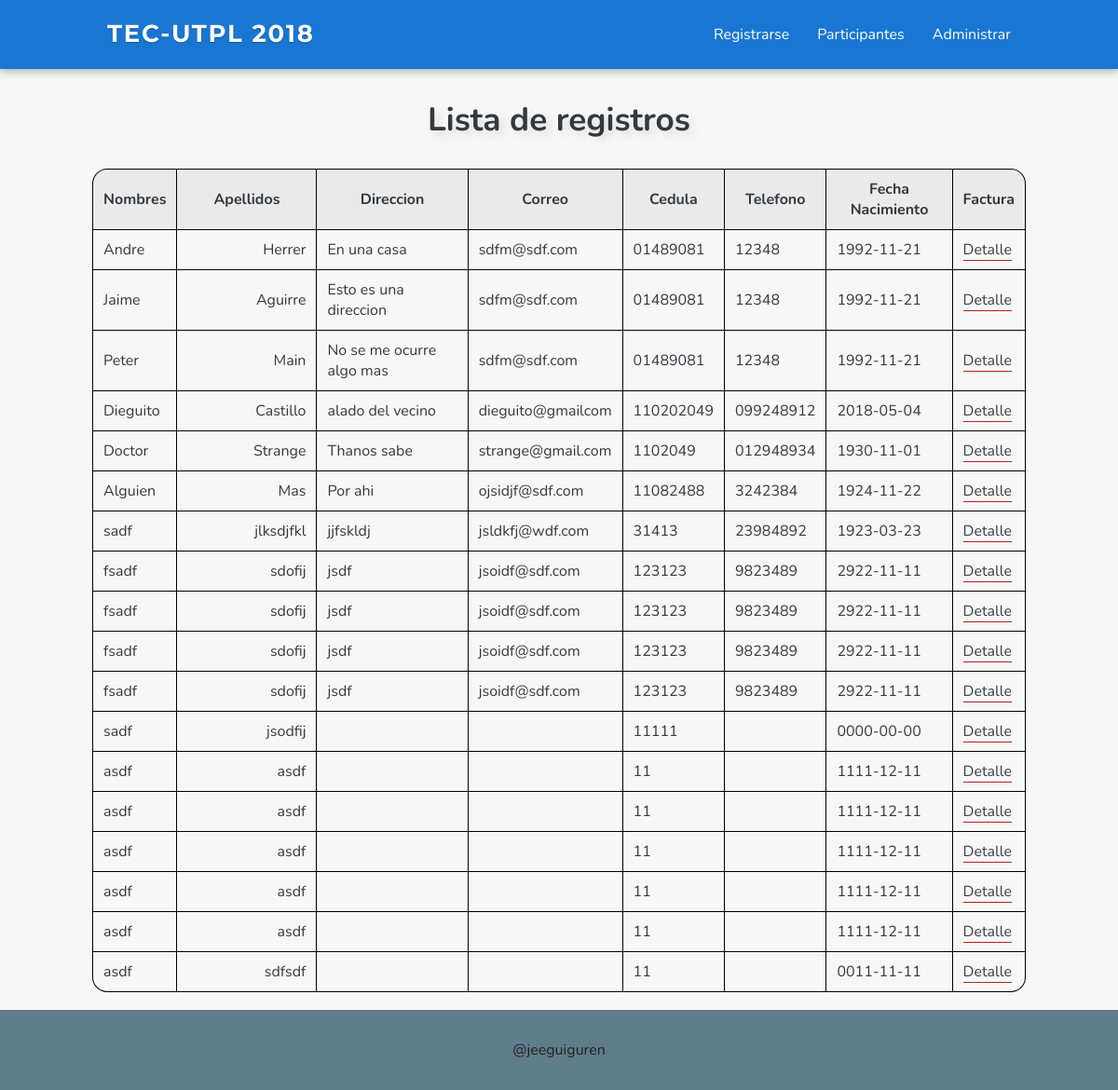
Page /ejemplo3/internas/list_registros.php on the committed database.
### tables this page shows
CREATE TABLE `registros` (
  `id` int(11) NOT NULL,
  `nombres` varchar(100) NOT NULL,
  `apellidos` varchar(100) NOT NULL,
  `direccion` varchar(100) NOT NULL,
  `correo` varchar(100) NOT NULL,
  `cedula` varchar(10) NOT NULL,
  `telefono` varchar(10) NOT NULL,
  `fecha_nacimiento` date NOT NULL,
  `tipo` varchar(1) NOT NULL,
  `curso` varchar(1) NOT NULL,
  `taller` varchar(10) NOT NULL
);

### ejemplo3/internas/list_registros.php (the view, shortened to what this page needs)
<!DOCTYPE html>
<html lang="en">
<head>
	<link rel="stylesheet" href="../css/normalize.css">
	<link rel="stylesheet" href="../css/main.css">
	<link rel="stylesheet" href="../css/registros.css">
</head>
<body>
<header class="clearfix">
	<section>
		<a href="../index.php"><h1>TEC-UTPL 2018</h1></a>
		<nav id="nav-bar">
			<ul class="clearfix">
				<li><a href="../formulario.php">Registrarse</a></li>
				<li><a href="list_registros.php">Participantes</a></li>
				<li><a href="../admin.php">Administrar</a></li>
			</ul>
		</nav>
	</section>
</header>
<h1>Lista de registros</h1>
<main>
<?php
	include("../dll/mysql.php");
	$query = "select * from registros";
	$registros = mysqli_query($link, $query) or die('error de sql');
?>
	<table>
		<tr>
			<th>Nombres</th>
			<th>Apellidos</th>
			<th>Direccion</th>
			<th>Correo</th>
			<th>Cedula</th>
			<th>Telefono</th>
			<th>Fecha Nacimiento</th>
			<th>Factura</th>
		</tr>
	<?php
		while ($registro = mysqli_fetch_array($registros,MYSQLI_ASSOC)) {
		$id_actual = $registro['id'];
	?>
		<tr>
			<td><?php echo $registro['nombres'] ?></td>
			<td><?php echo $registro['apellidos'] ?></td>
			<td><?php echo $registro['direccion'] ?></td>
			<td><?php echo $registro['correo'] ?></td>
			<td><?php echo $registro['cedula'] ?></td>
			<td><?php echo $registro['telefono'] ?></td>
			<td><?php echo $registro['fecha_nacimiento'] ?></td>
			<td><a href="factura.php?registro_id=<?php echo $id_actual ?>">Detalle</a></td>
		</tr>
	<?php } ?>
	</table>
</main>
<footer>
	<p>@jeeguiguren</p>
</footer>
</body>
</html>

### ejemplo3/css/main.css (style rules this page uses)
*, *:before, *:after { -moz-box-sizing: border-box; -webkit-box-sizing: border-box; box-sizing: border-box; }
html { height: 100%; box-sizing: border-box; }
a { text-decoration: none; color: #384047; }
body { font-family: 'Nunito', sans-serif; color: #32393f; min-width: 300px; padding-bottom: 6rem; min-height: 100%; margin: 0; position: relative; }
h1 { margin: 50px 0 30px 0; text-align: center; display: block; text-shadow: 5px 5px 8px rgba(0,0,0,.1); font-size: 2.5em; }
header { background: #1976D2; width: 100%; box-shadow: 0 0 10px 1px rgba(0,0,0,.4); }
header h1 { color: #fff; margin: 0; padding: .9em 0 0 0; text-align: center; font-family: 'Montserrat', sans-serif; color: white; font-size: 1.625rem; letter-spacing: .065em; line-height: 1.3; text-shadow: 0 1px 1px rgba(0,0,0,.3); text-transform: uppercase; }
#nav-bar ul { padding: 0; padding-bottom: .8em; list-style: none; text-align: center; }
#nav-bar ul li { padding: .5em 0; }
#nav-bar a { color: #fff; border-bottom: 1px solid #1976D2; transition: all .3s ease-in-out; }
footer { position: absolute; right: 0; left: 0; bottom: 0; padding: 1rem; text-align: center; background-color: #607D8B; color: #212121; }
@media (min-width: 769px) { header { padding: 10px 0; } }
@media (min-width: 769px) { header h1 { display: inline-block; padding: 10px 15px; } }
@media (min-width: 769px) { #nav-bar { float: right; padding: 0; } }
@media (min-width: 769px) { #nav-bar ul { padding: 0; } }
@media (min-width: 769px) { #nav-bar ul li { float: left; padding: 0; margin: 0 15px; } }
@media (min-width: 769px) { #nav-bar a { padding: 10px 0; } }
@media (min-width: 769px) { .clearfix::after { content: " "; display: table; clear: both; } }
@media (min-width: 1025px) { header section { margin: 0 auto; max-width: 1000px; } }
@media (min-width: 1025px) { h1 { font-size: 3.5em; } }

### ejemplo3/css/registros.css (style rules this page uses)
*, *:before, *:after { -moz-box-sizing: border-box; -webkit-box-sizing: border-box; box-sizing: border-box; }
body { font-family: 'Nunito', sans-serif; color: #32393f; min-width: 415px; background: #f7f7f7; }
table, th, td { border: 1px solid black; }
h1 { font-size: 2.2em; margin: 30px 0 10px 0; }
main { min-width: 400px; overflow: scroll; }
table { width: 100%; margin: 5px 5% 30px 5%; border-collapse: collapse; border-radius: 15px; border-style: hidden; box-shadow: 0 0 0 1px #000; }
th { background: rgba(116,116,116,.1); }
table tr:first-child th:first-child { border-top-left-radius: 15px; }
table tr:first-child th:last-child { border-top-right-radius: 15px; }
th, td { padding: 10px 11px; }
tr td:nth-child(2) { text-align: right; width: 15%; }
table a { border-bottom: 1px solid firebrick; background: #f7f7f7; padding-top: 2px; transition: all .3s ease-in-out; border-top-left-radius: 5px; border-top-right-radius: 5px; }
@media (min-width: 1025px) { main { width: 90%; max-width: 1000px; margin: 0 auto; overflow: visible; } }
@media (min-width: 1025px) { table { margin: 30px 0 10px 0; } }

### rows in the picture
registros: nombres "Andre", apellidos "Herrer", direccion "En una casa", correo "sdfm@sdf.com", cedula "01489081", telefono "12348", fecha_nacimiento "1992-11-21"
registros: nombres "Jaime", apellidos "Aguirre", direccion "Esto es una direccion", correo "sdfm@sdf.com", cedula "01489081", telefono "12348", fecha_nacimiento "1992-11-21"
registros: nombres "Peter", apellidos "Main", direccion "No se me ocurre algo mas", correo "sdfm@sdf.com", cedula "01489081", telefono "12348", fecha_nacimiento "1992-11-21"
registros: nombres "Dieguito", apellidos "Castillo", direccion "alado del vecino", correo "dieguito@gmailcom", cedula "110202049", telefono "099248912", fecha_nacimiento "2018-05-04"
registros: nombres "Doctor", apellidos "Strange", direccion "Thanos sabe", correo "strange@gmail.com", cedula "1102049", telefono "012948934", fecha_nacimiento "1930-11-01"
registros: nombres "Alguien", apellidos "Mas", direccion "Por ahi", correo "ojsidjf@sdf.com", cedula "11082488", telefono "3242384", fecha_nacimiento "1924-11-22"
registros: nombres "sadf", apellidos "jlksdjfkl", direccion "jjfskldj", correo "jsldkfj@wdf.com", cedula "31413", telefono "23984892", fecha_nacimiento "1923-03-23"
registros: nombres "fsadf", apellidos "sdofij", direccion "jsdf", correo "jsoidf@sdf.com", cedula "123123", telefono "9823489", fecha_nacimiento "2922-11-11"
registros: nombres "fsadf", apellidos "sdofij", direccion "jsdf", correo "jsoidf@sdf.com", cedula "123123", telefono "9823489", fecha_nacimiento "2922-11-11"
registros: nombres "fsadf", apellidos "sdofij", direccion "jsdf", correo "jsoidf@sdf.com", cedula "123123", telefono "9823489", fecha_nacimiento "2922-11-11"
registros: nombres "fsadf", apellidos "sdofij", direccion "jsdf", correo "jsoidf@sdf.com", cedula "123123", telefono "9823489", fecha_nacimiento "2922-11-11"
registros: nombres "sadf", apellidos "jsodfij", cedula "11111", fecha_nacimiento "0000-00-00"
registros: nombres "asdf", apellidos "asdf", cedula "11", fecha_nacimiento "1111-12-11"
registros: nombres "asdf", apellidos "asdf", cedula "11", fecha_nacimiento "1111-12-11"
registros: nombres "asdf", apellidos "asdf", cedula "11", fecha_nacimiento "1111-12-11"
registros: nombres "asdf", apellidos "asdf", cedula "11", fecha_nacimiento "1111-12-11"
registros: nombres "asdf", apellidos "asdf", cedula "11", fecha_nacimiento "1111-12-11"
registros: nombres "asdf", apellidos "sdfsdf", cedula "11", fecha_nacimiento "0011-11-11"
